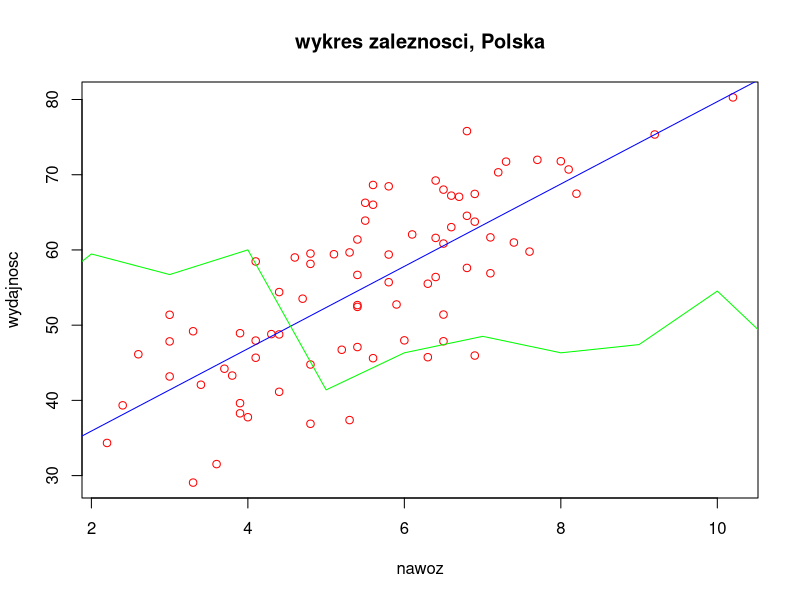
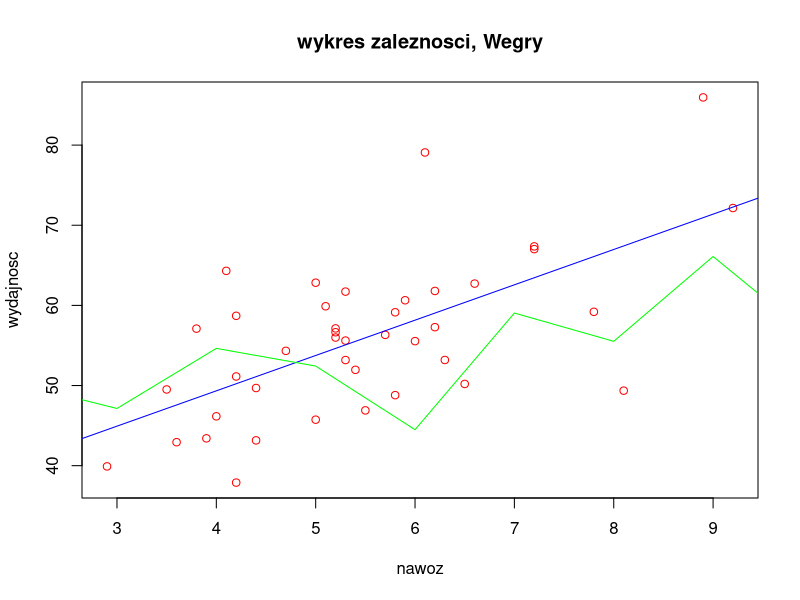
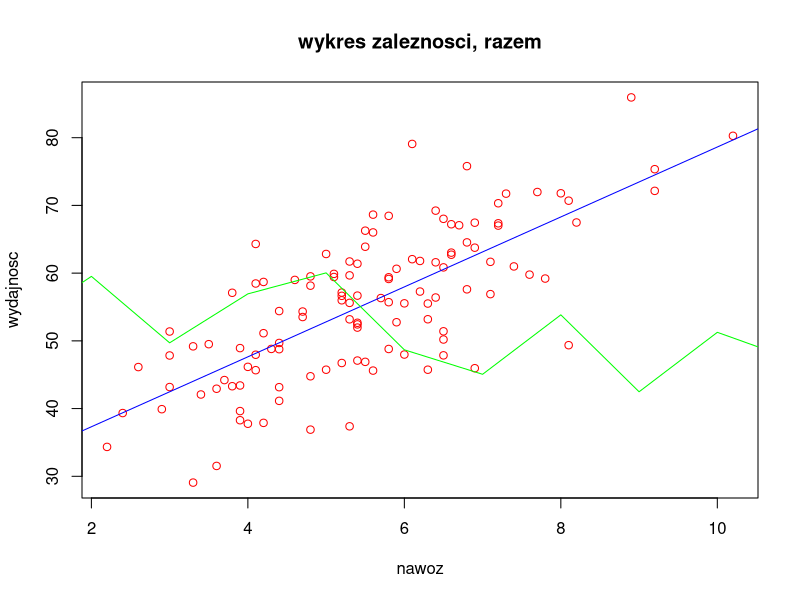
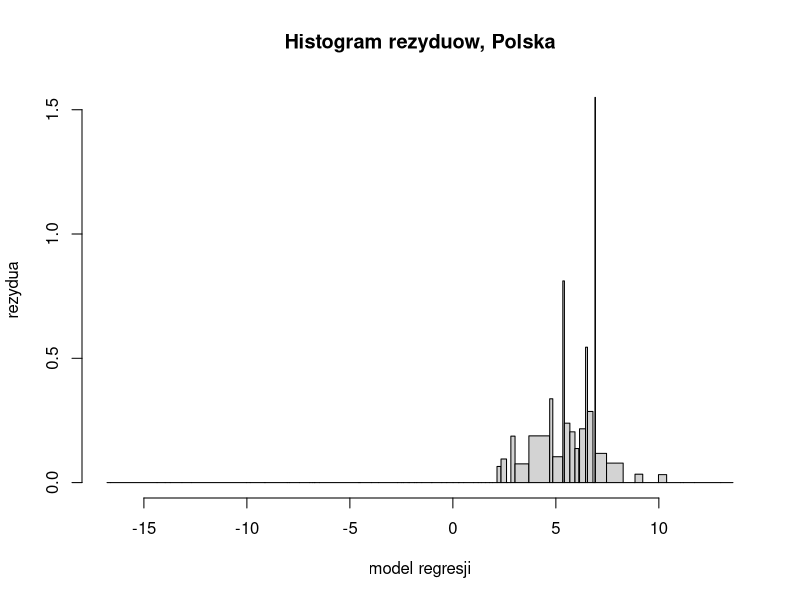
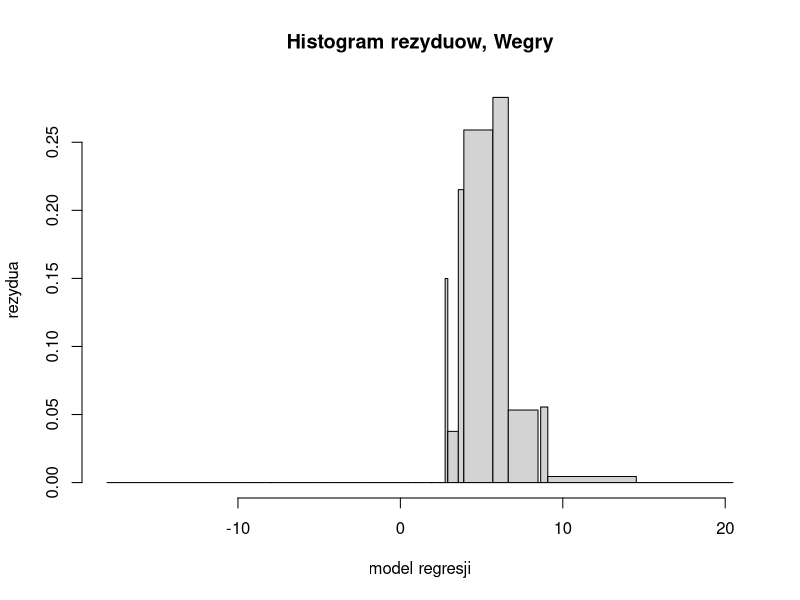
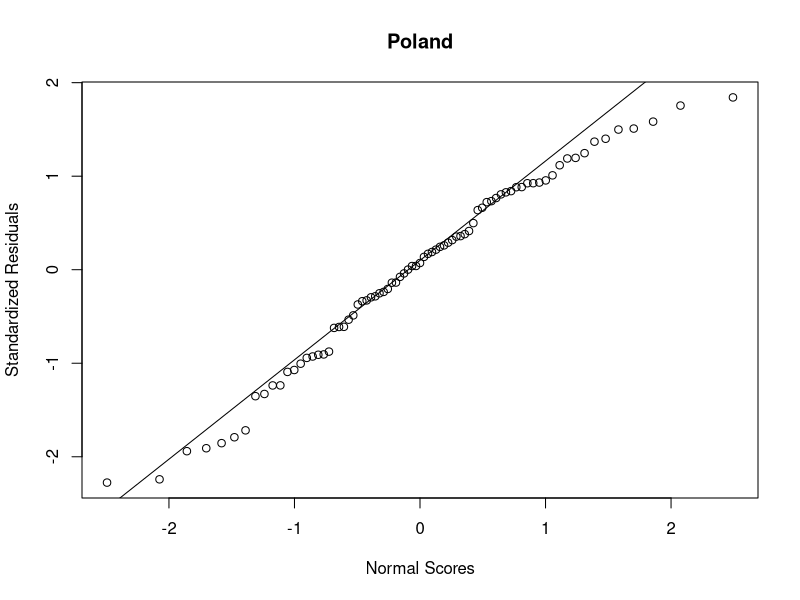
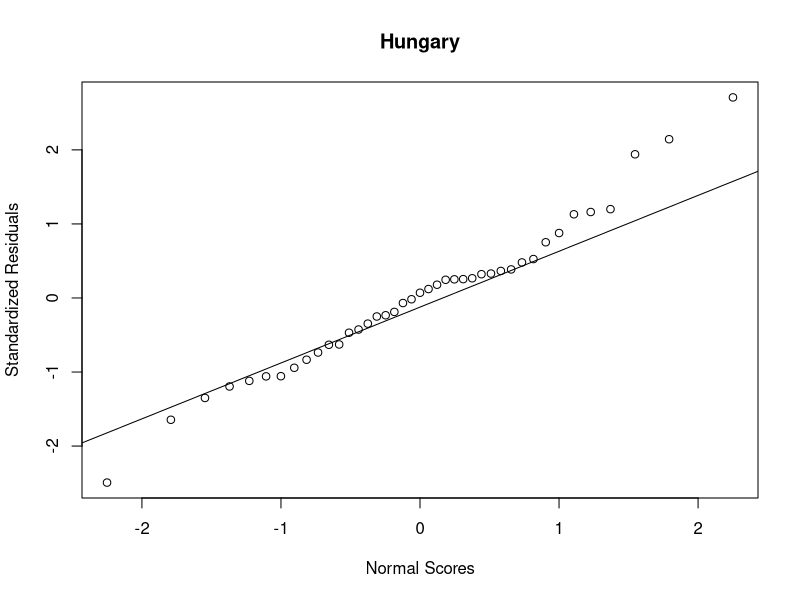

Recreate these plots in R, in order.
# modele regresji liniowej przedstawiające zależności wysokości
# zebranych plonów z hektara w tonach od ilości użytego nawozu

data <- read.delim("dane3.txt") #LOAD DATA
names(data) <- c('wyd', 'nawoz', 'kraj') #change column names

# Ilość zboża a ilość nawozu

### POLAND ###
poland = data[data$kraj ==1, ]

## wydajność~nawóz

model_poland<-lm(wyd~nawoz, data = poland)
summary(model_poland)
### HUNGARY ###
hungary = data[data$kraj ==0, ]

model_hungary<-lm(wyd~nawoz, data = hungary)
summary(model_hungary)

### POLAND & HUNGARY ###

model<-lm(wyd ~ nawoz, data = data)
summary(model)

#Z3 standardowy błąd szacunku
confint(model)
summary(model)
sigma(model)*100/mean(data$nawoz)
sigma(model)*100/mean(data$wyd)

confint(model_hungary)
summary(model_hungary)
sigma(model_hungary)*100/mean(hungary$nawoz)
sigma(model_hungary)*100/mean(hungary$wyd)

confint(model_poland)
summary(model_poland)
sigma(model_poland)*100/mean(poland$nawoz)
sigma(model_poland)*100/mean(poland$wyd)

#Z4 wykresy zależności
predict_poland = predict(model_poland)
plot(poland$nawoz, poland$wyd, main="wykres zaleznosci, Polska", xlab = "nawoz", ylab = "wydajnosc", col = "red")
abline(model_poland, col = "blue")
lines(predict_poland, col = "green")

predict_hungary = predict(model_hungary)
plot(hungary$nawoz, hungary$wyd, main="wykres zaleznosci, Wegry", xlab = "nawoz", ylab = "wydajnosc", col = "red")
abline(model_hungary, col = "blue")
lines(predict_hungary, col = "green")

predict_all = predict(model)
plot(data$nawoz, data$wyd, main="wykres zaleznosci, razem", xlab = "nawoz", ylab = "wydajnosc", col = "red")
abline(model, col = "blue")
lines(predict_all, col = "green")

#Z5 histogramy rezyduow

poland_res<-resid(model_poland)
hist(poland$nawoz, poland_res, ylab = "rezydua", xlab = "model regresji", 
     main = "Histogram rezyduow, Polska")
#abline(0,0)

hungary_res<-resid(model_hungary)
hist(hungary$nawoz, hungary_res, ylab = "rezydua", xlab = "model regresji", 
     main = "Histogram rezyduow, Wegry")
#abline(0,0)

polstd.stdres = rstandard(model_poland)
hunstd.stdres = rstandard(model_hungary)

qqnorm(polstd.stdres, 
             ylab="Standardized Residuals", 
             xlab="Normal Scores", 
             main="Poland") 
qqline(polstd.stdres)

qqnorm(hunstd.stdres, 
       ylab="Standardized Residuals", 
       xlab="Normal Scores", 
       main="Hungary") 
qqline(hunstd.stdres)
